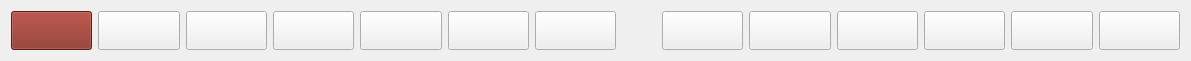
   <widget class="QWidget" name="horizontalLayoutWidget">
    <property name="geometry">
     <rect>
      <x>0</x>
      <y>710</y>
      <width>1191</width>
      <height>61</height>
     </rect>
    </property>
    <layout class="QHBoxLayout" name="horizontalLayout">
     <item>
      <widget class="QPushButton" name="Animal_Grass_Button">
       <property name="sizePolicy">
        <sizepolicy hsizetype="Minimum" vsizetype="Expanding">
         <horstretch>0</horstretch>
         <verstretch>0</verstretch>
        </sizepolicy>
       </property>
       <property name="palette">
        <palette>
         <active>
          <colorrole role="WindowText">
           <brush brushstyle="SolidPattern">
            <color alpha="255">
             <red>0</red>
             <green>0</green>
             <blue>0</blue>
            </color>
           </brush>
          </colorrole>
          <colorrole role="Button">
           <brush brushstyle="SolidPattern">
            <color alpha="255">
             <red>134</red>
             <green>42</green>
             <blue>30</blue>
            </color>
           </brush>
          </colorrole>
          <colorrole role="Light">
           <brush brushstyle="SolidPattern">
            <color alpha="255">
             <red>201</red>
             <green>63</green>
             <blue>45</blue>
            </color>
           </brush>
          </colorrole>
          <colorrole role="Midlight">
           <brush brushstyle="SolidPattern">
            <color alpha="255">
             <red>167</red>
             <green>52</green>
             <blue>37</blue>
            </color>
           </brush>
          </colorrole>
          <colorrole role="Dark">
           <brush brushstyle="SolidPattern">
            <color alpha="255">
             <red>67</red>
             <green>21</green>
             <blue>15</blue>
            </color>
           </brush>
          </colorrole>
          <colorrole role="Mid">
           <brush brushstyle="SolidPattern">
            <color alpha="255">
             <red>89</red>
             <green>28</green>
             <blue>20</blue>
            </color>
           </brush>
          </colorrole>
          <colorrole role="Text">
           <brush brushstyle="SolidPattern">
            <color alpha="255">
             <red>0</red>
             <green>0</green>
             <blue>0</blue>
            </color>
           </brush>
          </colorrole>
          <colorrole role="BrightText">
           <brush brushstyle="SolidPattern">
            <color alpha="255">
             <red>255</red>
             <green>255</green>
             <blue>255</blue>
            </color>
           </brush>
          </colorrole>
          <colorrole role="ButtonText">
           <brush brushstyle="SolidPattern">
            <color alpha="255">
             <red>0</red>
             <green>0</green>
             <blue>0</blue>
            </color>
           </brush>
          </colorrole>
          <colorrole role="Base">
           <brush brushstyle="SolidPattern">
            <color alpha="255">
             <red>255</red>
             <green>255</green>
             <blue>255</blue>
            </color>
           </brush>
          </colorrole>
          <colorrole role="Window">
           <brush brushstyle="SolidPattern">
            <color alpha="255">
             <red>134</red>
             <green>42</green>
             <blue>30</blue>
            </color>
           </brush>
          </colorrole>
          <colorrole role="Shadow">
           <brush brushstyle="SolidPattern">
            <color alpha="255">
             <red>0</red>
             <green>0</green>
             <blue>0</blue>
            </color>
           </brush>
          </colorrole>
          <colorrole role="AlternateBase">
           <brush brushstyle="SolidPattern">
            <color alpha="255">
             <red>194</red>
             <green>148</green>
             <blue>142</blue>
            </color>
           </brush>
          </colorrole>
          <colorrole role="ToolTipBase">
           <brush brushstyle="SolidPattern">
            <color alpha="255">
             <red>255</red>
             <green>255</green>
             <blue>220</blue>
            </color>
           </brush>
          </colorrole>
          <colorrole role="ToolTipText">
           <brush brushstyle="SolidPattern">
            <color alpha="255">
             <red>0</red>
             <green>0</green>
             <blue>0</blue>
            </color>
           </brush>
          </colorrole>
         </active>
         <inactive>
          <colorrole role="WindowText">
           <brush brushstyle="SolidPattern">
            <color alpha="255">
             <red>0</red>
             <green>0</green>
             <blue>0</blue>
            </color>
           </brush>
          </colorrole>
          <colorrole role="Button">
           <brush brushstyle="SolidPattern">
            <color alpha="255">
             <red>134</red>
             <green>42</green>
             <blue>30</blue>
            </color>
           </brush>
          </colorrole>
          <colorrole role="Light">
           <brush brushstyle="SolidPattern">
            <color alpha="255">
             <red>201</red>
             <green>63</green>
             <blue>45</blue>
            </color>
           </brush>
          </colorrole>
          <colorrole role="Midlight">
           <brush brushstyle="SolidPattern">
            <color alpha="255">
             <red>167</red>
             <green>52</green>
             <blue>37</blue>
            </color>
           </brush>
          </colorrole>
          <colorrole role="Dark">
           <brush brushstyle="SolidPattern">
            <color alpha="255">
             <red>67</red>
             <green>21</green>
             <blue>15</blue>
            </color>
           </brush>
          </colorrole>
          <colorrole role="Mid">
           <brush brushstyle="SolidPattern">
            <color alpha="255">
             <red>89</red>
             <green>28</green>
             <blue>20</blue>
            </color>
           </brush>
          </colorrole>
          <colorrole role="Text">
           <brush brushstyle="SolidPattern">
            <color alpha="255">
             <red>0</red>
             <green>0</green>
             <blue>0</blue>
            </color>
           </brush>
          </colorrole>
          <colorrole role="BrightText">
           <brush brushstyle="SolidPattern">
            <color alpha="255">
             <red>255</red>
             <green>255</green>
             <blue>255</blue>
            </color>
           </brush>
          </colorrole>
          <colorrole role="ButtonText">
           <brush brushstyle="SolidPattern">
            <color alpha="255">
             <red>0</red>
             <green>0</green>
             <blue>0</blue>
            </color>
           </brush>
          </colorrole>
          <colorrole role="Base">
           <brush brushstyle="SolidPattern">
            <color alpha="255">
             <red>255</red>
             <green>255</green>
             <blue>255</blue>
            </color>
           </brush>
          </colorrole>
          <colorrole role="Window">
           <brush brushstyle="SolidPattern">
            <color alpha="255">
             <red>134</red>
             <green>42</green>
             <blue>30</blue>
            </color>
           </brush>
          </colorrole>
          <colorrole role="Shadow">
           <brush brushstyle="SolidPattern">
            <color alpha="255">
             <red>0</red>
             <green>0</green>
             <blue>0</blue>
            </color>
           </brush>
          </colorrole>
          <colorrole role="AlternateBase">
           <brush brushstyle="SolidPattern">
            <color alpha="255">
             <red>194</red>
             <green>148</green>
             <blue>142</blue>
            </color>
           </brush>
          </colorrole>
          <colorrole role="ToolTipBase">
           <brush brushstyle="SolidPattern">
            <color alpha="255">
             <red>255</red>
             <green>255</green>
             <blue>220</blue>
            </color>
           </brush>
          </colorrole>
          <colorrole role="ToolTipText">
           <brush brushstyle="SolidPattern">
            <color alpha="255">
             <red>0</red>
             <green>0</green>
             <blue>0</blue>
            </color>
           </brush>
          </colorrole>
         </inactive>
         <disabled>
          <colorrole role="WindowText">
           <brush brushstyle="SolidPattern">
            <color alpha="255">
             <red>67</red>
             <green>21</green>
             <blue>15</blue>
            </color>
           </brush>
          </colorrole>
          <colorrole role="Button">
           <brush brushstyle="SolidPattern">
            <color alpha="255">
             <red>134</red>
             <green>42</green>
             <blue>30</blue>
            </color>
           </brush>
          </colorrole>
          <colorrole role="Light">
           <brush brushstyle="SolidPattern">
            <color alpha="255">
             <red>201</red>
             <green>63</green>
             <blue>45</blue>
            </color>
           </brush>
          </colorrole>
          <colorrole role="Midlight">
           <brush brushstyle="SolidPattern">
            <color alpha="255">
             <red>167</red>
             <green>52</green>
             <blue>37</blue>
            </color>
           </brush>
          </colorrole>
          <colorrole role="Dark">
           <brush brushstyle="SolidPattern">
            <color alpha="255">
             <red>67</red>
             <green>21</green>
             <blue>15</blue>
            </color>
           </brush>
          </colorrole>
          <colorrole role="Mid">
           <brush brushstyle="SolidPattern">
            <color alpha="255">
             <red>89</red>
             <green>28</green>
             <blue>20</blue>
            </color>
           </brush>
          </colorrole>
          <colorrole role="Text">
           <brush brushstyle="SolidPattern">
            <color alpha="255">
             <red>67</red>
             <green>21</green>
             <blue>15</blue>
            </color>
           </brush>
          </colorrole>
          <colorrole role="BrightText">
           <brush brushstyle="SolidPattern">
            <color alpha="255">
             <red>255</red>
             <green>255</green>
             <blue>255</blue>
            </color>
           </brush>
          </colorrole>
          <colorrole role="ButtonText">
           <brush brushstyle="SolidPattern">
            <color alpha="255">
             <red>67</red>
             <green>21</green>
             <blue>15</blue>
            </color>
           </brush>
          </colorrole>
          <colorrole role="Base">
           <brush brushstyle="SolidPattern">
            <color alpha="255">
             <red>134</red>
             <green>42</green>
             <blue>30</blue>
            </color>
           </brush>
          </colorrole>
          <colorrole role="Window">
           <brush brushstyle="SolidPattern">
            <color alpha="255">
             <red>134</red>
             <green>42</green>
             <blue>30</blue>
            </color>
           </brush>
          </colorrole>
          <colorrole role="Shadow">
           <brush brushstyle="SolidPattern">
            <color alpha="255">
             <red>0</red>
             <green>0</green>
             <blue>0</blue>
            </color>
           </brush>
          </colorrole>
          <colorrole role="AlternateBase">
           <brush brushstyle="SolidPattern">
            <color alpha="255">
             <red>134</red>
             <green>42</green>
             <blue>30</blue>
            </color>
           </brush>
          </colorrole>
          <colorrole role="ToolTipBase">
           <brush brushstyle="SolidPattern">
            <color alpha="255">
             <red>255</red>
             <green>255</green>
             <blue>220</blue>
            </color>
           </brush>
          </colorrole>
          <colorrole role="ToolTipText">
           <brush brushstyle="SolidPattern">
            <color alpha="255">
             <red>0</red>
             <green>0</green>
             <blue>0</blue>
            </color>
           </brush>
          </colorrole>
         </disabled>
        </palette>
       </property>
       <property name="autoFillBackground">
        <bool>false</bool>
       </property>
       <property name="text">
        <string/>
       </property>
       <property name="iconSize">
        <size>
         <width>50</width>
         <height>50</height>
        </size>
       </property>
       <property name="flat">
        <bool>false</bool>
       </property>
      </widget>
     </item>
     <item>
      <widget class="QPushButton" name="Animal_Meat_Small_Button">
       <property name="enabled">
        <bool>true</bool>
       </property>
       <property name="sizePolicy">
        <sizepolicy hsizetype="Minimum" vsizetype="Expanding">
         <horstretch>0</horstretch>
         <verstretch>0</verstretch>
        </sizepolicy>
       </property>
       <property name="text">
        <string/>
       </property>
       <property name="iconSize">
        <size>
         <width>50</width>
         <height>50</height>
        </size>
       </property>
      </widget>
     </item>
     <item>
      <widget class="QPushButton" name="Animal_Material_Button">
       <property name="sizePolicy">
        <sizepolicy hsizetype="Minimum" vsizetype="Expanding">
         <horstretch>0</horstretch>
         <verstretch>0</verstretch>
        </sizepolicy>
       </property>
       <property name="text">
        <string/>
       </property>
       <property name="iconSize">
        <size>
         <width>50</width>
         <height>50</height>
        </size>
       </property>
      </widget>
     </item>
     <item>
      <widget class="QPushButton" name="Animal_Material_Mother_Button">
       <property name="enabled">
        <bool>true</bool>
       </property>
       <property name="sizePolicy">
        <sizepolicy hsizetype="Minimum" vsizetype="Expanding">
         <horstretch>0</horstretch>
         <verstretch>0</verstretch>
        </sizepolicy>
       </property>
       <property name="text">
        <string/>
       </property>
       <property name="iconSize">
        <size>
         <width>50</width>
         <height>50</height>
        </size>
       </property>
      </widget>
     </item>
     <item>
      <widget class="QPushButton" name="Animal_Meat_Big_Button">
       <property name="enabled">
        <bool>true</bool>
       </property>
       <property name="sizePolicy">
        <sizepolicy hsizetype="Minimum" vsizetype="Expanding">
         <horstretch>0</horstretch>
         <verstretch>0</verstretch>
        </sizepolicy>
       </property>
       <property name="text">
        <string/>
       </property>
       <property name="iconSize">
        <size>
         <width>50</width>
         <height>50</height>
        </size>
       </property>
      </widget>
     </item>
     <item>
      <widget class="QPushButton" name="Animal_Mother_Button">
       <property name="enabled">
        <bool>true</bool>
       </property>
       <property name="sizePolicy">
        <sizepolicy hsizetype="Minimum" vsizetype="Expanding">
         <horstretch>0</horstretch>
         <verstretch>0</verstretch>
        </sizepolicy>
       </property>
       <property name="text">
        <string/>
       </property>
       <property name="iconSize">
        <size>
         <width>50</width>
         <height>50</height>
        </size>
       </property>
      </widget>
     </item>
     <item>
      <widget class="QPushButton" name="Animal_King_Button">
       <property name="enabled">
        <bool>true</bool>
       </property>
       <property name="sizePolicy">
        <sizepolicy hsizetype="Minimum" vsizetype="Expanding">
         <horstretch>0</horstretch>
         <verstretch>0</verstretch>
        </sizepolicy>
       </property>
       <property name="text">
        <string/>
       </property>
       <property name="iconSize">
        <size>
         <width>50</width>
         <height>50</height>
        </size>
       </property>
      </widget>
     </item>
     <item>
      <spacer name="horizontalSpacer_4">
       <property name="orientation">
        <enum>Qt::Horizontal</enum>
       </property>
       <property name="sizeType">
        <enum>QSizePolicy::Minimum</enum>
       </property>
       <property name="sizeHint" stdset="0">
        <size>
         <width>40</width>
         <height>20</height>
        </size>
       </property>
      </spacer>
     </item>
     <item>
      <widget class="QPushButton" name="Steward_Button">
       <property name="enabled">
        <bool>true</bool>
       </property>
       <property name="sizePolicy">
        <sizepolicy hsizetype="Minimum" vsizetype="Expanding">
         <horstretch>0</horstretch>
         <verstretch>0</verstretch>
        </sizepolicy>
       </property>
       <property name="text">
        <string/>
       </property>
       <property name="iconSize">
        <size>
         <width>50</width>
         <height>50</height>
        </size>
       </property>
      </widget>
     </item>
     <item>
      <widget class="QPushButton" name="Army_Infantry_Button">
       <property name="enabled">
        <bool>true</bool>
       </property>
       <property name="sizePolicy">
        <sizepolicy hsizetype="Minimum" vsizetype="Expanding">
         <horstretch>0</horstretch>
         <verstretch>0</verstretch>
        </sizepolicy>
       </property>
       <property name="text">
        <string/>
       </property>
       <property name="iconSize">
        <size>
         <width>50</width>
         <height>50</height>
        </size>
       </property>
      </widget>
     </item>
     <item>
      <widget class="QPushButton" name="Army_Light_Button">
       <property name="enabled">
        <bool>true</bool>
       </property>
       <property name="sizePolicy">
        <sizepolicy hsizetype="Minimum" vsizetype="Expanding">
         <horstretch>0</horstretch>
         <verstretch>0</verstretch>
        </sizepolicy>
       </property>
       <property name="text">
        <string/>
       </property>
       <property name="iconSize">
        <size>
         <width>50</width>
         <height>50</height>
        </size>
       </property>
      </widget>
     </item>
     <item>
      <widget class="QPushButton" name="Army_Calvary_Button">
       <property name="enabled">
        <bool>true</bool>
       </property>
       <property name="sizePolicy">
        <sizepolicy hsizetype="Minimum" vsizetype="Expanding">
         <horstretch>0</horstretch>
         <verstretch>0</verstretch>
        </sizepolicy>
       </property>
       <property name="text">
        <string/>
       </property>
       <property name="iconSize">
        <size>
         <width>50</width>
         <height>50</height>
        </size>
       </property>
      </widget>
     </item>
     <item>
      <widget class="QPushButton" name="Army_Grenadier_Button">
       <property name="enabled">
        <bool>true</bool>
       </property>
       <property name="sizePolicy">
        <sizepolicy hsizetype="Minimum" vsizetype="Expanding">
         <horstretch>0</horstretch>
         <verstretch>0</verstretch>
        </sizepolicy>
       </property>
       <property name="text">
        <string/>
       </property>
       <property name="iconSize">
        <size>
         <width>50</width>
         <height>50</height>
        </size>
       </property>
      </widget>
     </item>
     <item>
      <widget class="QPushButton" name="Army_Special_Button">
       <property name="enabled">
        <bool>true</bool>
       </property>
       <property name="sizePolicy">
        <sizepolicy hsizetype="Minimum" vsizetype="Expanding">
         <horstretch>0</horstretch>
         <verstretch>0</verstretch>
        </sizepolicy>
       </property>
       <property name="text">
        <string/>
       </property>
       <property name="iconSize">
        <size>
         <width>50</width>
         <height>50</height>
        </size>
       </property>
      </widget>
     </item>
    </layout>
   </widget>
